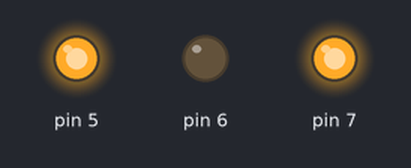
The sketch below on a simulated Arduino Uno, built with avr-gcc and run on an emulated ATmega328P. Parts: output pins drawn as LEDs (lit = HIGH).

Above: at 0.1 s.
At 5.1 s:
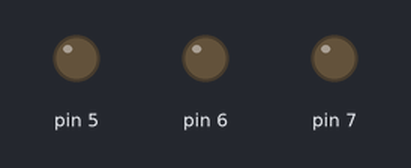
Timing chart, 0 to 6.6 s (numbered marks = the images above):
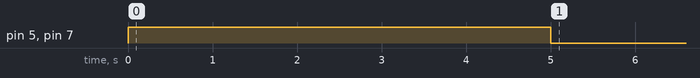

The sketch:

4.1-L298N-1..ino
```cpp
void setup() {
  pinMode(5,OUTPUT);
  pinMode(6,OUTPUT);
  pinMode(7,OUTPUT);

  digitalWrite(5,HIGH);
  digitalWrite(6,LOW);
  analogWrite(7,255);
  delay(5000);
  digitalWrite(5,LOW);
  digitalWrite(6,LOW);
  analogWrite(7,0);


}
```
